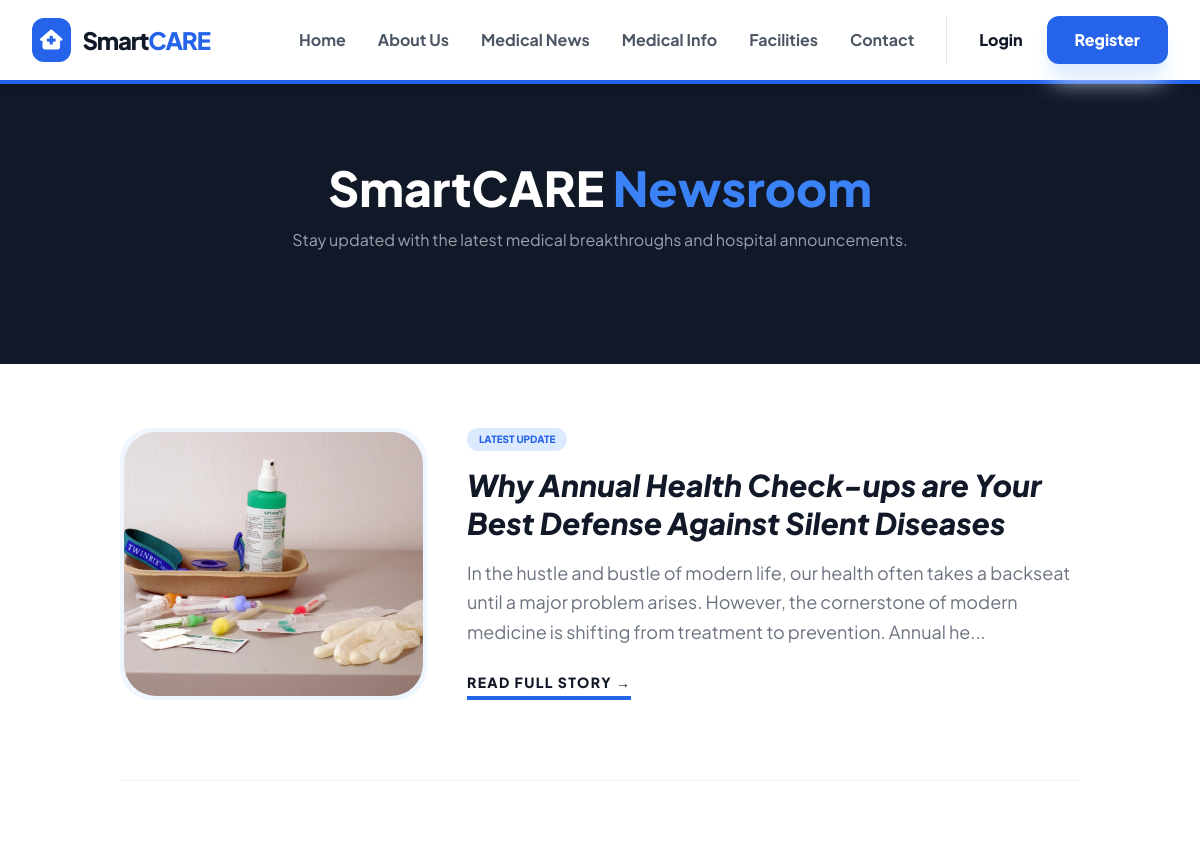
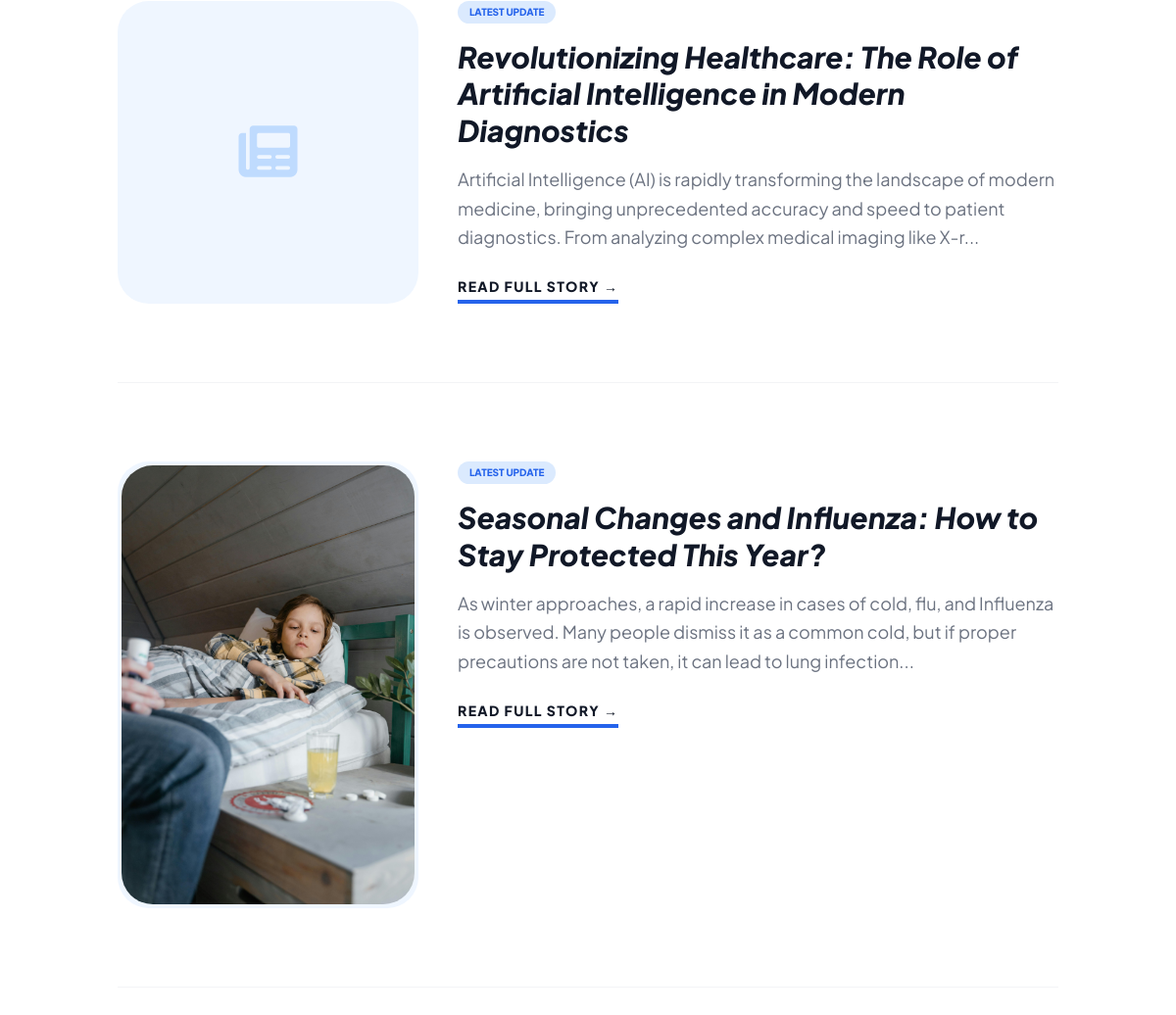
The page /medical_news.php on the database its author committed (2 pictures, top to bottom).
### tables this page shows
CREATE TABLE `medical_news` (
  `news_id` int(11) NOT NULL,
  `title` varchar(255) DEFAULT NULL,
  `content` text DEFAULT NULL,
  `news_image` varchar(255) DEFAULT NULL
);

### medical_news.php (the view, shortened to what this page needs)
<?php
include('config/db.php');
include('includes/header.php');
?>
<div class="bg-white min-h-screen">
    <div class="bg-gray-900 py-20 px-8 text-center text-white">
        <h1 class="text-5xl font-black mb-4">SmartCARE <span class="text-blue-500">Newsroom</span></h1>
        <p class="text-gray-400 max-w-2xl mx-auto mb-8">Stay updated with the latest medical breakthroughs and hospital announcements.</p>
    </div>
    <div class="max-w-5xl mx-auto py-16 px-8">
        <div class="space-y-20">
            <?php
            $news = mysqli_query($conn, "SELECT * FROM medical_news ORDER BY news_id DESC");
            while ($n = mysqli_fetch_assoc($news)) {
            ?>
                <article class="flex flex-col md:flex-row gap-10 group">
                    <div class="md:w-1/3 bg-blue-50 rounded-[2rem] flex items-center justify-center overflow-hidden p-1 group-hover:bg-blue-600 transition duration-500">
                        <?php if (!empty($n['news_image']) && file_exists("uploads/" . $n['news_image'])): ?>
                            <img src="uploads/<?php echo $n['news_image']; ?>" class="w-full h-full object-cover rounded-[2rem]">
                        <?php else: ?>
                            <i class="fa-solid fa-newspaper text-6xl text-blue-200 group-hover:text-white transition"></i>
                        <?php endif; ?>
                    </div>
                    <div class="md:w-2/3">
                        <div class="flex items-center gap-4 mb-4">
                            <span class="bg-blue-100 text-blue-600 px-3 py-1 rounded-full text-[10px] font-black uppercase">LATEST UPDATE</span>
                        </div>
                        <h2 class="text-3xl font-black text-gray-900 mb-4 hover:text-blue-600 cursor-pointer transition italic leading-tight">
                            <?php echo $n['title']; ?>
                        </h2>
                        <p class="text-gray-500 leading-relaxed text-lg mb-6 line-clamp-3">
                            <?php echo substr(strip_tags($n['content']), 0, 200); ?>...
                        </p>
                        <form action="news_details.php" method="POST">
                            <button type="submit" class="text-gray-900 font-black border-b-4 border-blue-600 pb-1 hover:text-blue-600 transition uppercase tracking-widest text-sm">
                                READ FULL STORY &rarr;
                            </button>
                        </form>
                    </div>
                </article>
                <hr class="border-gray-100">
            <?php } ?>
        </div>
    </div>
</div>
<?php include('includes/footer.php'); ?>

### includes/header.php (style rules this page uses)
body { font-family: 'Plus Jakarta Sans', sans-serif; }

### rows shown on the page
medical_news: news_image (picture), title "Why Annual Health Check-ups are Your Best Defense Against Silent Diseases", content "In the hustle and bustle of modern life, our health often takes a backseat until a major problem arises. However, the cornerstone of modern medicine is shifting from treatment to prevention. Annual he"
medical_news: title "Revolutionizing Healthcare: The Role of Artificial Intelligence in Modern Diagnostics", content "Artificial Intelligence (AI) is rapidly transforming the landscape of modern medicine, bringing unprecedented accuracy and speed to patient diagnostics. From analyzing complex medical imaging like X-r"
medical_news: news_image (picture), title "Seasonal Changes and Influenza: How to Stay Protected This Year?", content "As winter approaches, a rapid increase in cases of cold, flu, and Influenza is observed. Many people dismiss it as a common cold, but if proper precautions are not taken, it can lead to lung infection"
